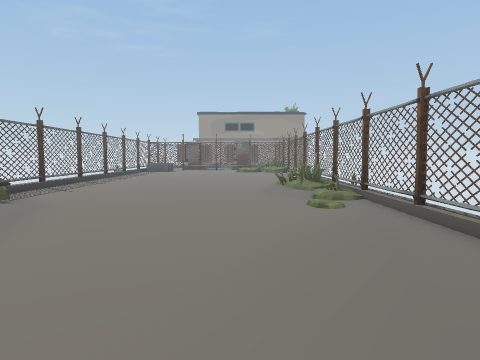
view 1 (above)

15 first-person views from a walk through a 3-D level made in the Unity game engine. The camera is 1.2 m above the floor, tilts 4° down and sees 70° across. The floor is counted in squares, 1 m on a side. Each view is taken from the middle of a square. On the plan, view 1 faces up. The plan holds only what a view shows up to about 14 squares ahead; the rest is blank. The place goes on beyond the plan. The player character is not drawn. Door leaves are left out, so doorways stand open. Some surface patterns are stand-ins.

view 2
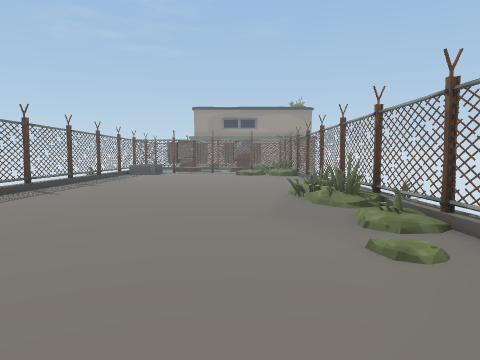

view 3
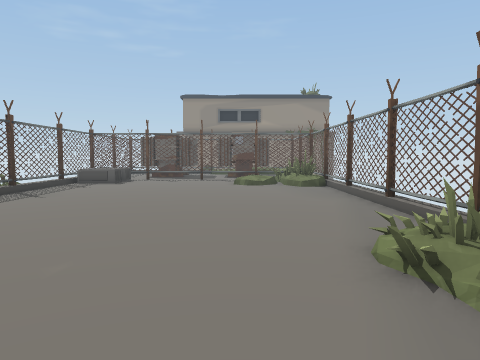

view 4
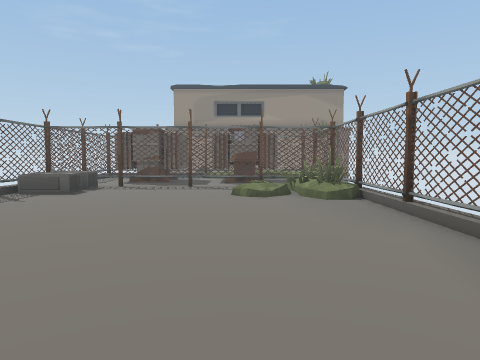

view 5
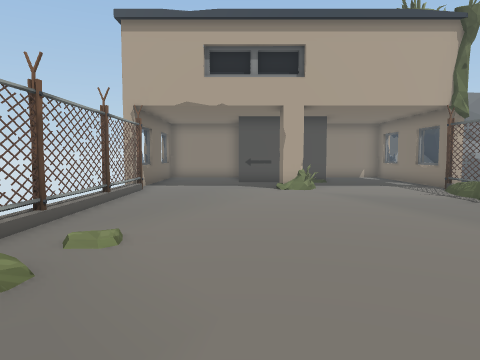

view 6
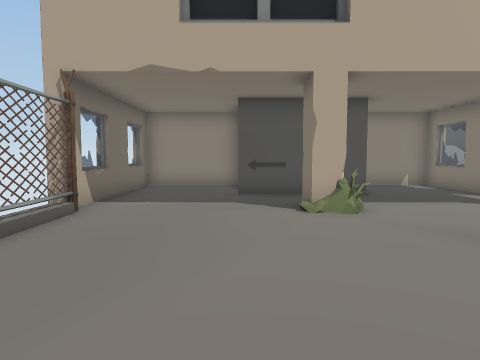

view 7
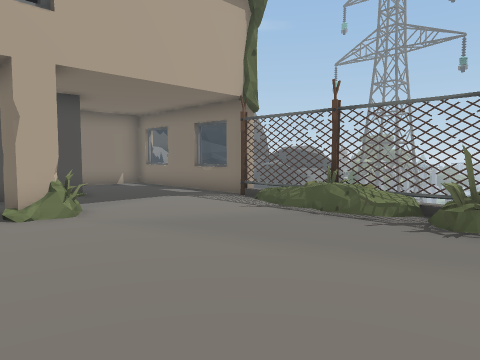

view 8
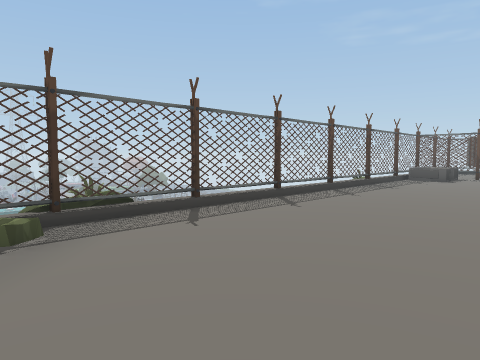

view 9
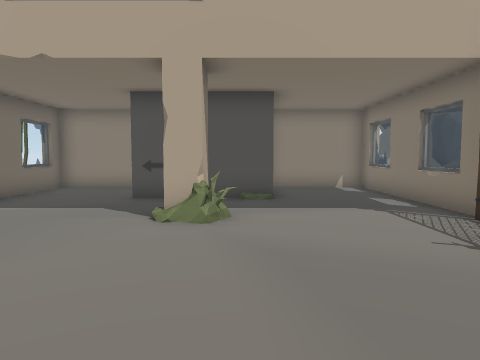

view 10
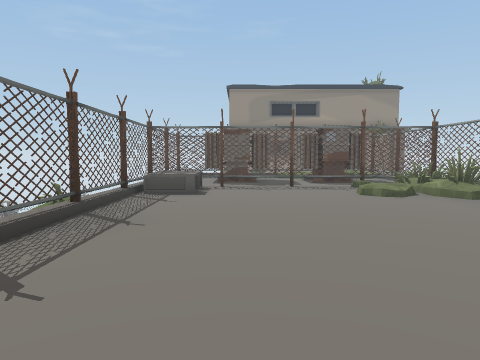

view 11
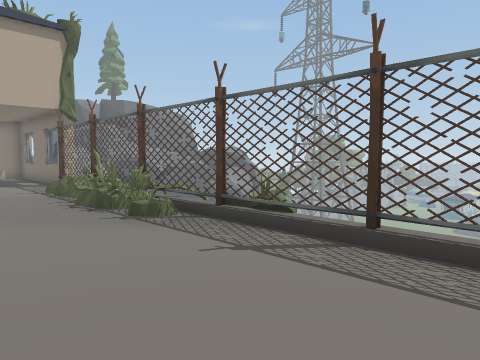

view 12
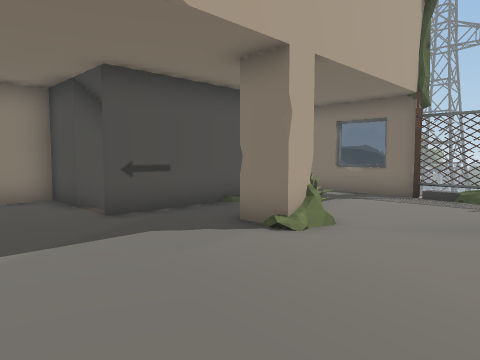

view 13
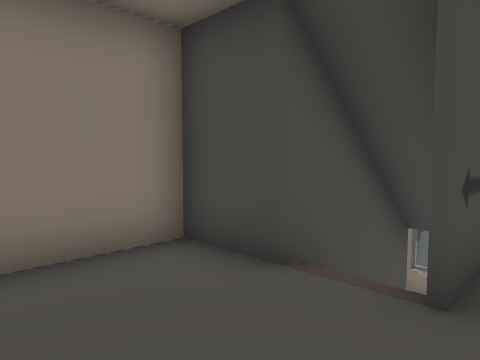

view 14
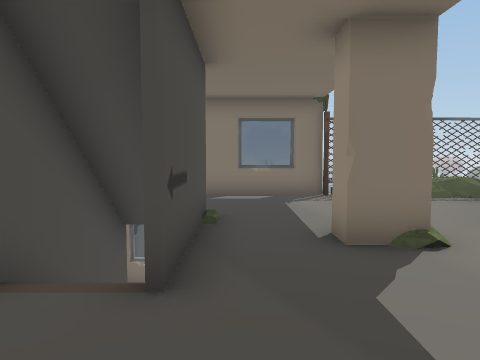

view 15
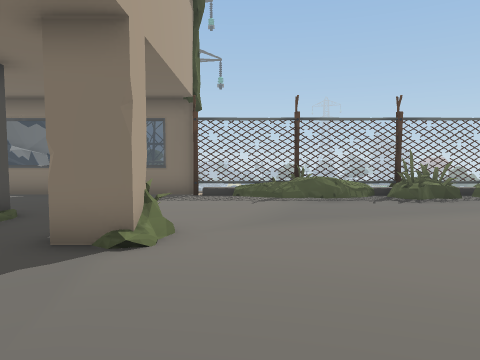

### Floor plan
Key: @ floor where view 1 was taken; # wall or solid block; x gap in a wall; . main floor; : floor 0.25 m higher than the main floor; + floor 0.5 m higher than the main floor; / step, stairs or slope; = window, fence, low wall or low ledge; v drop or lower ground; O other object.
Columns run from 8 left of view 1 to 5 right of it. Each row starts with its distance up from view 1.
 29 #############
 28 ##=......#==#
 27 ##=.......==#
 26 #=O.....:/:+#
 25 #.......//=x#
 24 #...........#
 23 #...........#
 22 #...........#
 21 #...........#
 20 #...........#
 19 #...........#
 18 #...........#
 17 #...........#
 16 #.......... #
 15 #.........==#
 14 #.........==#
 13 #.........==#
 12 #..........=#
 11 #.......... #
 10 #..........:#
  9 ##..........#
  8 ##=......./.#
  7 ###.........#
  6 #...........#
  5 #O..........#
  4 v=..........#
  3 #O..........#
  2 #O..........#
  1 #...........#
  0 #....=#.@...#
 -1 =...........=
 -2 #...........#
 -3 #.../####...#
 -4 =.../  //...##
 -5 =...v=#=#...=#
 -6 ######  ######

Positions as (right, up) in squares from view 1, and headings:
1: (0, 0), facing up
2: (0, 4), facing up
3: (0, 11), facing up
4: (0, 15), facing up
5: (0, 13), facing down
6: (0, 8), facing down
7: (0, 8), facing down-left
8: (-1, 8), facing up-left
9: (-3, 7), facing down
10: (-4, 15), facing up
11: (-3, 15), facing down-left
12: (3, 4), facing down-left
13: (3, -2), facing down-left
14: (3, -2), facing left
15: (3, 2), facing left
